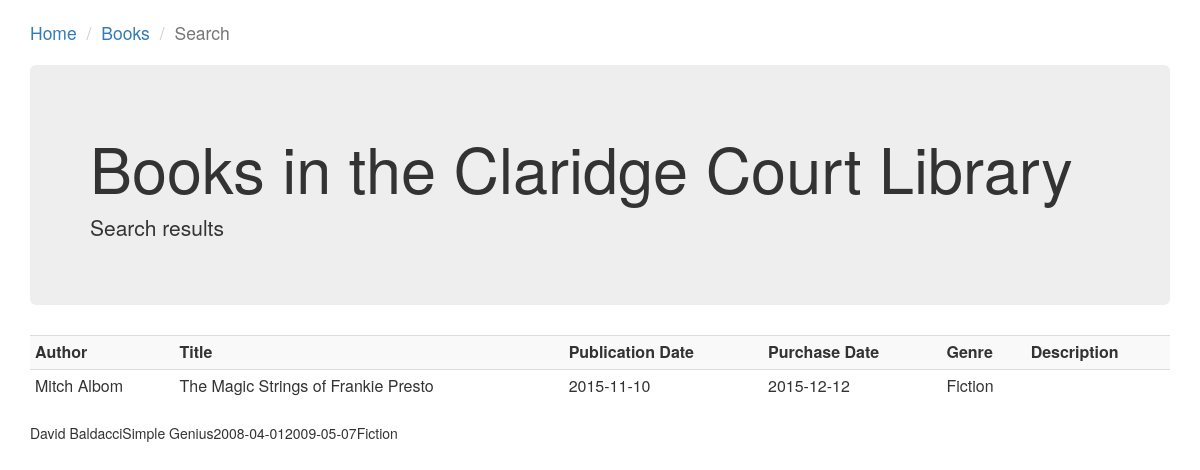
The app's page /PHP/books/search/index.php with its own data.
### tables this page shows
CREATE TABLE AuthorsInBooks (
    AuthorID INT NOT NULL,
    BookID INT NOT NULL,
    PRIMARY KEY(AuthorID, BookID),
    FOREIGN KEY(AuthorID) REFERENCES bookauthors(ID),
    FOREIGN KEY(BookID) REFERENCES books(ID)
);

CREATE TABLE BookAuthors (
    ID INT AUTO_INCREMENT PRIMARY KEY,
    FirstName VARCHAR(255),
    MiddleName VARCHAR(255),
    LastName VARCHAR(255)
);

CREATE TABLE Books (
    ID INT PRIMARY KEY AUTO_INCREMENT,
    Title VARCHAR(255) NOT NULL,
	Genre VARCHAR(255) NOT NULL,
    PublicationDate DATE,
    PurchaseDate DATE,
	Description VARCHAR(255),
    LocationID VARCHAR(255) NOT NULL,
	GenreID VARCHAR(255) NOT NULL,
    FOREIGN KEY(LocationID) REFERENCES Locations(Location),
	FOREIGN KEY(GenreID) REFERENCES Genres(Genre)
);

### PHP/books/search/index.php (the view, shortened to what this page needs)
<?php
include '../includes/index.php';
$text = mysqli_real_escape_string($conn, $_POST['searchtext']);
$text = str_replace(' ', '%', $text);
?>
<html lang="en">
  <head>
    <link rel="stylesheet" href="https://maxcdn.bootstrapcdn.com/bootstrap/3.3.6/css/bootstrap.min.css">
    <link rel="stylesheet" href="../../css/main.css" />
  </head>
  <body>
    <div class="container">
        <div class="cus-nav">
            <ol class="breadcrumb">
                <li><a href="../../">Home</a></li>
                <li><a href="../">Books</a></li>
                <li class="active">Search</li>
            </ol>
        </div>
        <div class="jumbotron">
            <h1>Books in the Claridge Court Library</h1>
            <p>Search results</p>
        </div>
        <table class="table table-condensed table-striped" style="margin-top: 20px;">
          <tr>
            <th>Author</th><th>Title</th><th>Publication Date</th><th>Purchase Date</th><th>Genre</th><th>Description</th>
          </tr>
            <?php
            if ($_POST['optionsRadios'] == 'byauth'){
                $result = mysqli_query($conn, "
                SELECT * FROM BookAuthors
	                JOIN AuthorsInBooks
		                ON BookAuthors.ID = AuthorsInBooks.AuthorID
	                JOIN Books
		                ON Books.ID = AuthorsInBooks.BookID
                WHERE CONCAT(FirstName, ' ', MiddleName, ' ', LastName) LIKE" . "'%" . $text . "%'"
                );
                while($row = mysqli_fetch_array($result)){
                        echo '<tr> ' . '<td>' . $row['FirstName'] . " " . $row['LastName'] . '</td>' . '<td>' . $row['Title'] . '</td>' . '<td>' . $row['PublicationDate'] . '</td>' . '<td>' . $row['PurchaseDate'] . '</td>' . '<td>' . $row['GenreID'] . '</td>' . '<td>' . $row['Description'] . '</td>' .'</tr>';
                };
                $conn->close();
            }else{
                $result = mysqli_query($conn, "
                SELECT * FROM Books
	                JOIN AuthorsInBooks
		                ON Books.ID = AuthorsInBooks.BookID
	                JOIN BookAuthors
		                ON BookAuthors.ID = AuthorsInBooks.AuthorID
                WHERE Books.Title LIKE" . "'%" . $text . "%'"
                );
                if(mysqli_num_rows($result) == 0){
                    echo '</table><br><div class="alert alert-danger" role="alert">There are no results found for that search. Check your spelling and submit again or try a different search.</div>';
                }else{
                    while($row = mysqli_fetch_array($result)){
                            echo '<tr> ' . '<td>' . $row['FirstName'] . " " . $row['LastName'] . '</td>' . '<td>' . $row['Title'] . '</td>' . '<td>' . $row['PublicationDate'] . '</td>' . '<td>' . $row['PurchaseDate'] . '</td>' . '<td>' . $row['GenreID'] . '</td>' . '<td>' . $row['Description'] . '</td>' .'</tr>';
                    echo '</table>';
                    };
                }
            };
            ?>
    </div>
  </body>
</html>

### PHP/css/main.css (style rules this page uses)
.cus-nav { margin: 20px 0 20px 0; }
.breadcrumb { background-color: transparent; background: transparent; padding: 0; font-size: 1.25em; }

### records on screen
authorsinbooks: AuthorID.FirstName "Mitch", AuthorID.LastName "Albom", BookID.Title "The Magic Strings of Frankie Presto", BookID.PublicationDate "2015-11-10", BookID.PurchaseDate "2015-12-12", BookID.GenreID "Fiction"
authorsinbooks: AuthorID.FirstName "David", AuthorID.LastName "Baldacci", BookID.Title "Simple Genius", BookID.PublicationDate "2008-04-01", BookID.PurchaseDate "2009-05-07", BookID.GenreID "Fiction"
